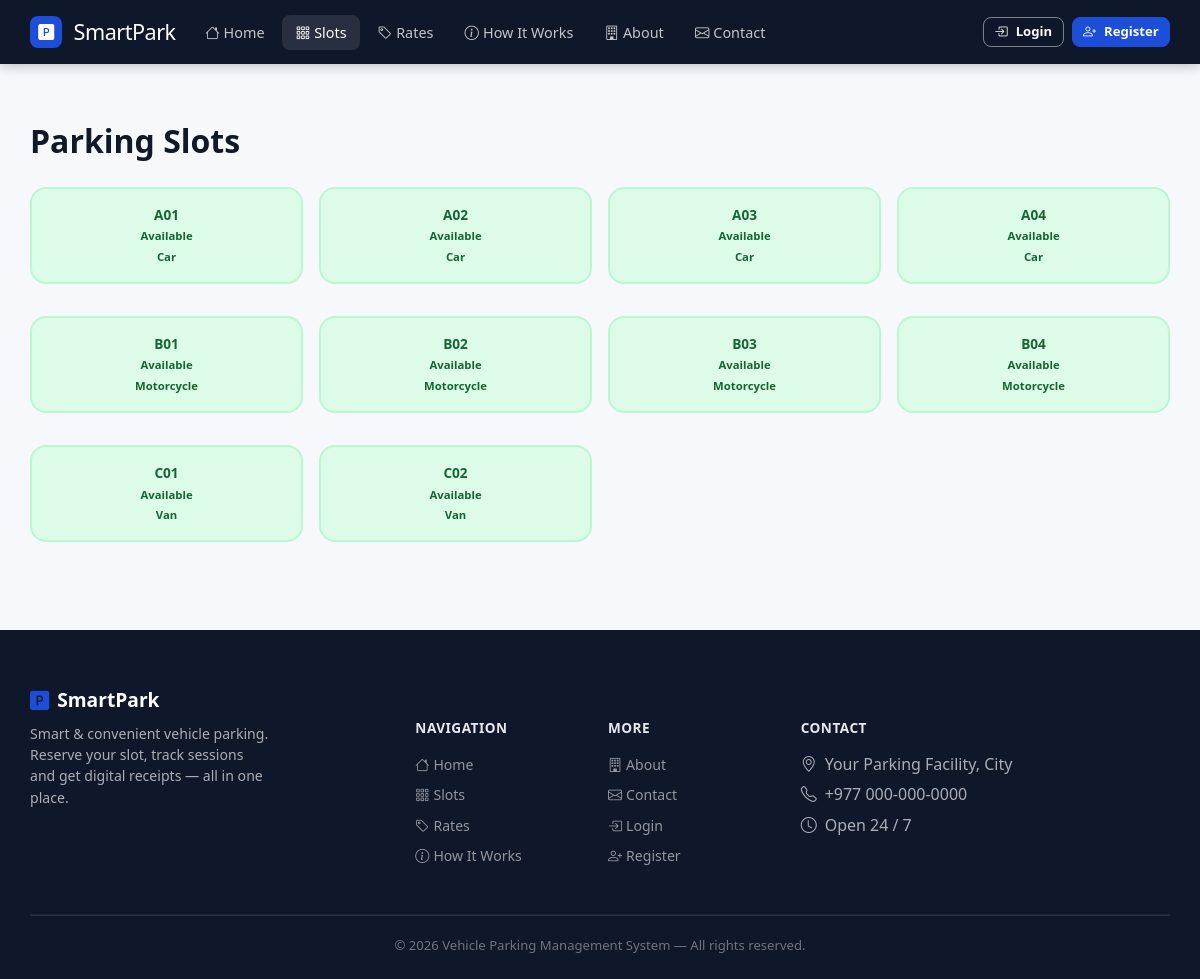
/slots.php, run on the app's committed database.
### tables this page shows
CREATE TABLE parking_slots (
 id INT UNSIGNED AUTO_INCREMENT PRIMARY KEY,
 slot_number VARCHAR(30) NOT NULL UNIQUE,
 vehicle_type ENUM('Motorcycle','Scooter','Car','Van','Bus','Truck','Other') NOT NULL,
 zone VARCHAR(50) NOT NULL DEFAULT 'A',
 status ENUM('available','reserved','occupied','maintenance','inactive') NOT NULL DEFAULT 'available',
 description VARCHAR(255) NULL,
 created_at TIMESTAMP DEFAULT CURRENT_TIMESTAMP,
 updated_at TIMESTAMP DEFAULT CURRENT_TIMESTAMP ON UPDATE CURRENT_TIMESTAMP,
 INDEX idx_slot_status(status)
);

### includes/functions.php (called while the page is built, shortened)
<?php
function e(?string $value): string
{
    return htmlspecialchars($value ?? '', ENT_QUOTES, 'UTF-8');
}

### slots.php (the view, shortened to what this page needs)
<?php
require_once __DIR__ . '/config/database.php';
require_once __DIR__ . '/includes/functions.php';
$slots = $pdo->query("SELECT * FROM parking_slots WHERE status != 'inactive' ORDER BY zone, slot_number")->fetchAll();
require __DIR__ . '/includes/header.php';
?>
<h1>Parking Slots</h1>
<div class="row g-3">
    <?php foreach ($slots as $slot): ?>
        <div class="col-6 col-md-3">
            <div class="slot slot-<?= e($slot['status']) ?>">
                <?= e($slot['slot_number']) ?><br><small><?= e(ucfirst($slot['status'])) ?></small><br><small><?= e($slot['vehicle_type']) ?></small>
            </div>
        </div>
    <?php endforeach; ?>
</div>
<?php require __DIR__ . '/includes/footer.php'; ?>

### assets/css/style.css (style rules this page uses)
:root { --sp-primary: #1d4ed8; --sp-primary-dark: #1e3a8a; --sp-accent: #f59e0b; --sp-bg: #f6f8fb; --sp-surface: #ffffff; --sp-text: #111827; --sp-muted: #6b7280; --sp-border: #e5e7eb; --sp-radius-sm: 8px; --sp-radius: 16px; --sp-radius-lg: 24px; --sp-shadow-sm: 0 1px 3px rgba(0, 0, 0, 0.08); --sp-shadow: 0 4px 16px rgba(0, 0, 0, 0.1); --sp-shadow-lg: 0 15px 40px rgba(0, 0, 0, 0.14); --sp-transition: 0.2s ease; }
body { background: var(--sp-bg); color: var(--sp-text); font-family: "Segoe UI", system-ui, -apple-system, sans-serif; }
.slot { border-radius: var(--sp-radius); padding: 1rem; text-align: center; font-weight: 700; font-size: 0.85rem; border: 2px solid transparent; transition: transform var(--sp-transition), box-shadow var(--sp-transition); }
.slot-available { background: #dcfce7; color: #166534; border-color: #bbf7d0; }
* { box-sizing: border-box; }
html { scroll-behavior: smooth; }
body { margin: 0; }
.row { display: flex; flex-wrap: wrap; margin-inline: -0.5rem; }
.row > * { padding-inline: 0.5rem; }
.g-3 { row-gap: 1rem; }
.col-6 { width: 50%; }
.col-md-3, .col-md-4, .col-md-6, .col-md-8 { width: 100%; }
@media (min-width: 768px) { .col-md-3 { width: 25%; } }
:root { --sp-container: 1140px; --sp-gutter: 1rem; --sp-control-height: 42px; }
body { line-height: 1.5; overflow-x: hidden; }
.page-container > * + * { margin-top: 1.5rem; }
.row { display: flex; flex-wrap: wrap; margin-left: -0.5rem; margin-right: -0.5rem; margin-top: -0.5rem; }
.row > * { padding-left: 0.5rem; padding-right: 0.5rem; padding-top: 0.5rem; padding-bottom: 0.5rem; }

### data on the page
parking_slots: slot_number "A01", status "Available", vehicle_type "Car"
parking_slots: slot_number "A02", status "Available", vehicle_type "Car"
parking_slots: slot_number "A03", status "Available", vehicle_type "Car"
parking_slots: slot_number "A04", status "Available", vehicle_type "Car"
parking_slots: slot_number "B01", status "Available", vehicle_type "Motorcycle"
parking_slots: slot_number "B02", status "Available", vehicle_type "Motorcycle"
parking_slots: slot_number "B03", status "Available", vehicle_type "Motorcycle"
parking_slots: slot_number "B04", status "Available", vehicle_type "Motorcycle"
parking_slots: slot_number "C01", status "Available", vehicle_type "Van"
parking_slots: slot_number "C02", status "Available", vehicle_type "Van"

### other printed values
APP_NAME "Vehicle Parking Management System"
